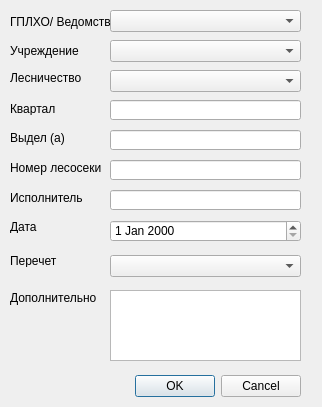
<?xml version="1.0" encoding="UTF-8"?>
<ui version="4.0">
 <class>Dialog</class>
 <widget class="QDialog" name="Dialog">
  <property name="geometry">
   <rect>
    <x>0</x>
    <y>0</y>
    <width>322</width>
    <height>407</height>
   </rect>
  </property>
  <property name="windowTitle">
   <string>Данные лесосеки</string>
  </property>
  <widget class="QDialogButtonBox" name="buttonBox">
   <property name="geometry">
    <rect>
     <x>0</x>
     <y>370</y>
     <width>301</width>
     <height>32</height>
    </rect>
   </property>
   <property name="orientation">
    <enum>Qt::Horizontal</enum>
   </property>
   <property name="standardButtons">
    <set>QDialogButtonBox::Cancel|QDialogButtonBox::Ok</set>
   </property>
  </widget>
  <widget class="QLabel" name="label_4">
   <property name="geometry">
    <rect>
     <x>10</x>
     <y>190</y>
     <width>91</width>
     <height>16</height>
    </rect>
   </property>
   <property name="text">
    <string>Исполнитель</string>
   </property>
  </widget>
  <widget class="QLabel" name="label_5">
   <property name="geometry">
    <rect>
     <x>10</x>
     <y>220</y>
     <width>47</width>
     <height>13</height>
    </rect>
   </property>
   <property name="text">
    <string>Дата</string>
   </property>
  </widget>
  <widget class="QLabel" name="label_6">
   <property name="geometry">
    <rect>
     <x>10</x>
     <y>290</y>
     <width>91</width>
     <height>16</height>
    </rect>
   </property>
   <property name="text">
    <string>Дополнительно</string>
   </property>
  </widget>
  <widget class="QLineEdit" name="fio">
   <property name="geometry">
    <rect>
     <x>110</x>
     <y>190</y>
     <width>191</width>
     <height>20</height>
    </rect>
   </property>
  </widget>
  <widget class="QTextEdit" name="info">
   <property name="geometry">
    <rect>
     <x>110</x>
     <y>290</y>
     <width>191</width>
     <height>71</height>
    </rect>
   </property>
  </widget>
  <widget class="QLineEdit" name="num">
   <property name="geometry">
    <rect>
     <x>110</x>
     <y>160</y>
     <width>191</width>
     <height>20</height>
    </rect>
   </property>
  </widget>
  <widget class="QLabel" name="label_7">
   <property name="geometry">
    <rect>
     <x>10</x>
     <y>160</y>
     <width>91</width>
     <height>16</height>
    </rect>
   </property>
   <property name="text">
    <string>Номер лесосеки</string>
   </property>
  </widget>
  <widget class="QDateEdit" name="date">
   <property name="geometry">
    <rect>
     <x>110</x>
     <y>220</y>
     <width>191</width>
     <height>22</height>
    </rect>
   </property>
  </widget>
  <widget class="QLabel" name="label">
   <property name="geometry">
    <rect>
     <x>10</x>
     <y>43</y>
     <width>91</width>
     <height>16</height>
    </rect>
   </property>
   <property name="text">
    <string>Учреждение</string>
   </property>
  </widget>
  <widget class="QLabel" name="label_8">
   <property name="geometry">
    <rect>
     <x>10</x>
     <y>70</y>
     <width>71</width>
     <height>16</height>
    </rect>
   </property>
   <property name="text">
    <string>Лесничество</string>
   </property>
  </widget>
  <widget class="QLabel" name="label_9">
   <property name="geometry">
    <rect>
     <x>10</x>
     <y>102</y>
     <width>47</width>
     <height>13</height>
    </rect>
   </property>
   <property name="text">
    <string>Квартал</string>
   </property>
  </widget>
  <widget class="QLineEdit" name="num_kv">
   <property name="geometry">
    <rect>
     <x>110</x>
     <y>100</y>
     <width>191</width>
     <height>20</height>
    </rect>
   </property>
  </widget>
  <widget class="QLabel" name="label_10">
   <property name="geometry">
    <rect>
     <x>10</x>
     <y>130</y>
     <width>81</width>
     <height>16</height>
    </rect>
   </property>
   <property name="text">
    <string>Выдел (а)</string>
   </property>
  </widget>
  <widget class="QLineEdit" name="num_vds">
   <property name="geometry">
    <rect>
     <x>110</x>
     <y>130</y>
     <width>191</width>
     <height>20</height>
    </rect>
   </property>
  </widget>
  <widget class="QComboBox" name="lesnich">
   <property name="geometry">
    <rect>
     <x>110</x>
     <y>70</y>
     <width>191</width>
     <height>22</height>
    </rect>
   </property>
   <property name="editable">
    <bool>false</bool>
   </property>
  </widget>
  <widget class="QComboBox" name="leshos">
   <property name="geometry">
    <rect>
     <x>110</x>
     <y>40</y>
     <width>191</width>
     <height>22</height>
    </rect>
   </property>
  </widget>
  <widget class="QComboBox" name="gplho">
   <property name="geometry">
    <rect>
     <x>110</x>
     <y>10</y>
     <width>191</width>
     <height>22</height>
    </rect>
   </property>
  </widget>
  <widget class="QLabel" name="gplhoLabel">
   <property name="geometry">
    <rect>
     <x>10</x>
     <y>14</y>
     <width>101</width>
     <height>16</height>
    </rect>
   </property>
   <property name="text">
    <string>ГПЛХО/ Ведомство</string>
   </property>
  </widget>
  <widget class="QLabel" name="label_11">
   <property name="geometry">
    <rect>
     <x>10</x>
     <y>254</y>
     <width>47</width>
     <height>13</height>
    </rect>
   </property>
   <property name="text">
    <string>Перечет</string>
   </property>
  </widget>
  <widget class="QComboBox" name="restatement_comboBox">
   <property name="geometry">
    <rect>
     <x>110</x>
     <y>255</y>
     <width>191</width>
     <height>22</height>
    </rect>
   </property>
  </widget>
 </widget>
 <resources/>
 <connections>
  <connection>
   <sender>buttonBox</sender>
   <signal>accepted()</signal>
   <receiver>Dialog</receiver>
   <slot>accept()</slot>
   <hints>
    <hint type="sourcelabel">
     <x>248</x>
     <y>254</y>
    </hint>
    <hint type="destinationlabel">
     <x>157</x>
     <y>274</y>
    </hint>
   </hints>
  </connection>
  <connection>
   <sender>buttonBox</sender>
   <signal>rejected()</signal>
   <receiver>Dialog</receiver>
   <slot>reject()</slot>
   <hints>
    <hint type="sourcelabel">
     <x>316</x>
     <y>260</y>
    </hint>
    <hint type="destinationlabel">
     <x>286</x>
     <y>274</y>
    </hint>
   </hints>
  </connection>
 </connections>
</ui>
